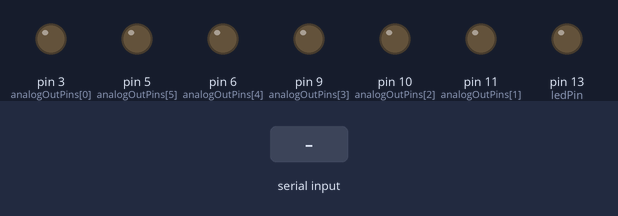
Recording of a sketch running on a simulated Arduino Uno, built with avr-gcc and run on an emulated ATmega328P. Shown: output pins drawn as LEDs (lit = HIGH). The test bench sets the inputs (shaded band).

Above: at 1.2 s.
1.3 s: "ON\n" received over the second serial link
At 1.6 s:
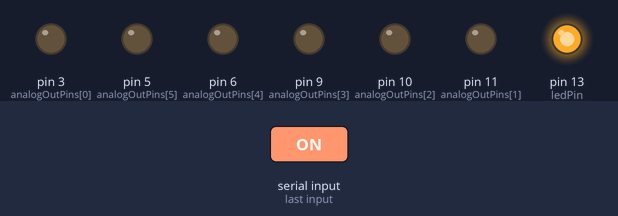
2.8 s: "OFF\n" received over the second serial link
At 3.9 s:
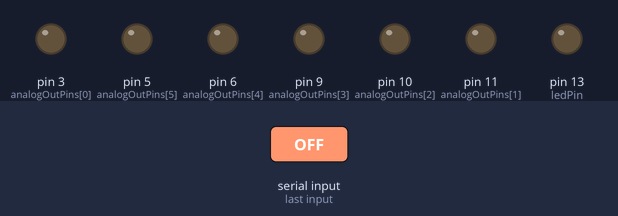
Timing chart, 0 to 5.8 s (numbered marks = the images above; inputs shaded):
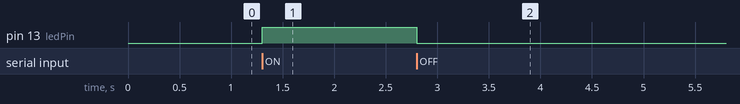

Measured:
- after the input at 1.3 s, pin 13 (ledPin): LOW → HIGH at once
- after the input at 2.8 s, pin 13 (ledPin): HIGH → LOW at once

The sketch:

VrHand.ino
```cpp
#include <SoftwareSerial.h>
SoftwareSerial BTSerial(4, 2); // RX, TX (SoftwareSerial для общения с HC-05)

const int ledPin = 13; // Встроенный светодиод на 13 пине
bool ledState = false;
int analogOutPins[] = {3, 11, 10, 9, 6, 5}; // Пины для аналогового выхода (должны поддерживать ШИМ) ладошка, большой, указательный, средний, безымянный, мизинец

void setup() {
  for (int i = 0; i < 6; i++) {
    pinMode(analogOutPins[i], OUTPUT);
  }
  pinMode(ledPin, OUTPUT);
  digitalWrite(ledPin, ledState); // Изначально светодиод выключен

  BTSerial.begin(115200);  // Скорость связи с HC-05
  while (!BTSerial);
  BTSerial.println("READY");
}

void loop() {
  if (BTSerial.available() > 0) {
    String command = BTSerial.readStringUntil('\n'); // Читаем всю строку
    command.trim(); // Удаляем лишние пробелы и символы

    if (command.equalsIgnoreCase("ON")) {
      ledState = true;
      digitalWrite(ledPin, HIGH);
    }
    else if (command.equalsIgnoreCase("OFF")) {
      ledState = false;
      digitalWrite(ledPin, LOW);

      for (int i = 0; i < 6; i++) {
        analogWrite(analogOutPins[i], 0);
      }
    }
    else if (command.equalsIgnoreCase("STATUS")) {
      BTSerial.println("READY");
    }
    else if (command.startsWith("DV") && command.length() == 8){
      for (int i = 0; i < 6; i++) {
        char c = command.charAt(2 + i);
        int value = c - 33; // смещение назад
        if (value < 0 || value > 100) {
          value = 0; // не корректный результат (ожидается 0...100)
        }
        int pwmValue = map(value, 0, 100, 0, 255);
        analogWrite(analogOutPins[i], pwmValue);
      }
    }
  }
}
```
